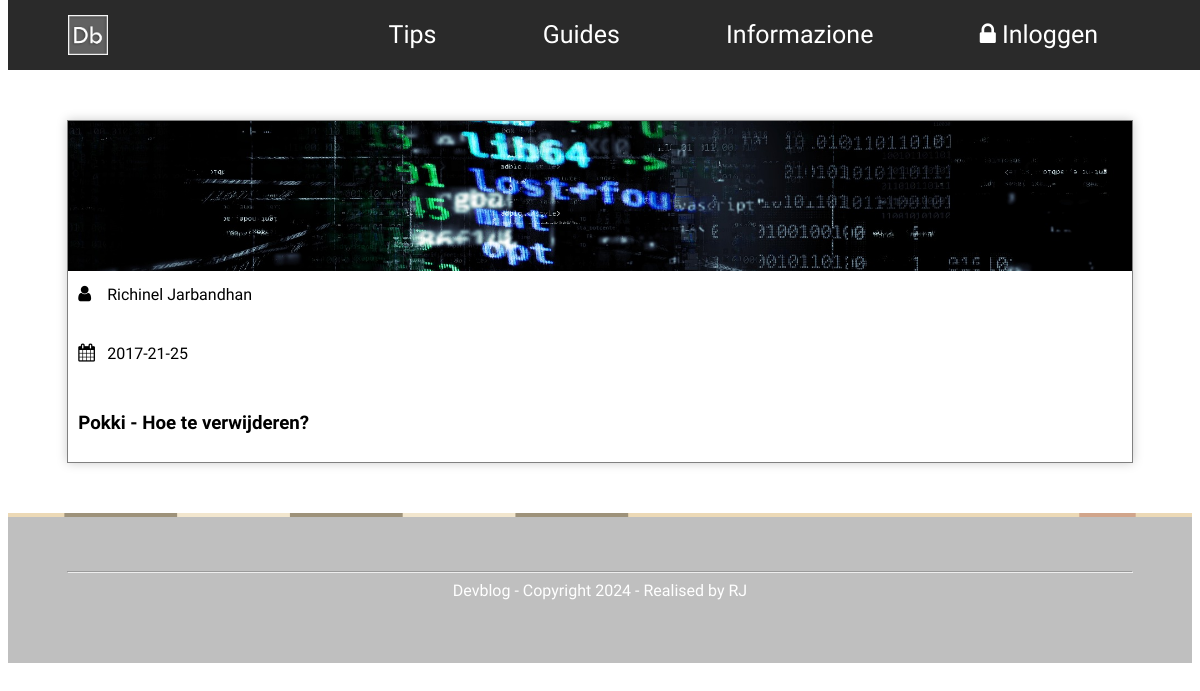
/guides.php, run on the app's committed database.
### tables this page shows
CREATE TABLE `blogposts` (
  `id` int(11) NOT NULL,
  `type` varchar(50) NOT NULL,
  `title` varchar(255) NOT NULL,
  `image` varchar(50) NOT NULL,
  `content` longtext NOT NULL,
  `posted_by` varchar(50) NOT NULL,
  `date` varchar(10) NOT NULL
);

### guides.php (the view)
<?php
	include('includes/header.php');
	include('controllers/dbconnect.php');
?>
	<div class='container'>
		<div class='wrapper content-padding-bottom'>
			<div class="row gutters margin_items">
				<?php
					$query = mysqli_query($conn,"SELECT * FROM blogposts WHERE type = 'guide'");
					while($result = mysqli_fetch_array($query)) {
						echo
						"
							<div class='col col-4'>
								<a href='guides/" . $result['slug'] . "'>
									<div class='news_item'>
										<img src='assets/images/" . $result['image'] . "'>
										<div class='row'>
											<div class='col col-6'>
												<i class='fa fa-user' aria-hidden='true'></i>
												" . $result['posted_by'] . "
											</div>
											<div class='col col-6'>
												<i class='fa fa-calendar' aria-hidden='true'></i>
												" . $result['date'] . "
											</div>
										</div>
										<h3>" . $result['title'] . "</h3>
									</div>
								</a>
							</div>
						";
					}
				?>
			</div>
		</div>
	</div>
<?php include('includes/footer.php');  ?>

### assets/css/main.css (style rules this page uses)
body { color: #262626; font-family: 'Arsenal', sans-serif; font-weight: 100; }
h1, h2, h3, h4, h5, h6 { font-family: 'Arsenal', sans-serif; }
a { text-decoration: none; color: black; }
.container { margin-top: 70px; }
.content-padding-bottom { padding: 50px 0 10px 0; }
.wrapper { width: 90%; max-width: 1450px; margin: auto; }
.news_item { border: 1px solid grey; box-shadow: 0 0 10px #ccc; overflow: hidden; transition: 75ms ease-in; height: 100%; }
.news_item img { height: 150px; width: 100%; object-fit: cover; }
.news_item h3 { padding: 10px; }
.news_item .row { padding: 10px; margin-bottom: -30px; }
.news_item i { width: 25px; font-size: 18px; }
.margin_items .col { margin-bottom: 40px; }

### data on the page
blogposts: image (picture), posted_by "Richinel Jarbandhan", date "2017-21-25", title "Pokki - Hoe te verwijderen?"
